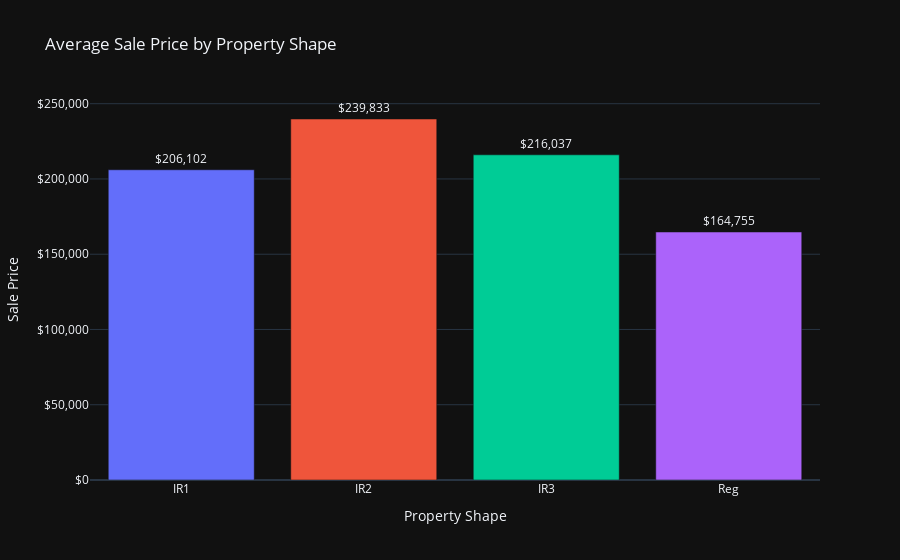

Notebook code cell kept with this figure:
### Code cell
# 4. Average sale price by property shape
colors = px.colors.qualitative.Plotly

shape_prices = df.groupby('LotShape')['SalePrice'].mean()
contour_prices = df.groupby('LandContour')['SalePrice'].mean()
# Shape Prices
fig7 = px.bar(x=shape_prices.index, y=shape_prices.values, title='Average Sale Price by Property Shape',
              template='plotly_dark', text=shape_prices.values)

fig7.update_traces(marker_color=colors, texttemplate='$%{text:,.0f}', textposition='outside')
fig7.update_yaxes(title='Sale Price', tickprefix='$', tickformat=',')
fig7.update_xaxes(title='Property Shape')
fig7.update_layout(showlegend=False)

# Contour Prices
fig8 = px.bar(x=contour_prices.index, y=contour_prices.values, title='Average Sale Price by Property Contour',
              template='plotly_dark', text=contour_prices.values)

fig8.update_traces(marker_color=colors, texttemplate='$%{text:,.0f}', textposition='outside')
fig8.update_yaxes(title='Sale Price', tickprefix='$', tickformat=',')
fig8.update_xaxes(title='Property Contour')
fig8.update_layout(showlegend=False)

fig7.show()
fig8.show()

### Figure 1 — Plotly figure (JSON) as saved in the notebook; plotly's stock layout.template omitted (floating-point values rounded to 4 significant figures)
{"data": [{"hovertemplate": "x=%{x}<br>y=%{y}<br>text=%{text}<extra></extra>", "legendgroup": "", "marker": {"color": ["#636EFA", "#EF553B", "#00CC96", "#AB63FA", "#FFA15A", "#19D3F3", "#FF6692", "#B6E880", "#FF97FF", "#FECB52"], "pattern": {"shape": ""}}, "name": "", "orientation": "v", "showlegend": false, "text": [206100.0, 239800.0, 216000.0, 164800.0], "textposition": "outside", "texttemplate": "$%{text:,.0f}", "type": "bar", "x": ["IR1", "IR2", "IR3", "Reg"], "xaxis": "x", "y": [206100.0, 239800.0, 216000.0, 164800.0], "yaxis": "y"}], "layout": {"barmode": "relative", "legend": {"tracegroupgap": 0}, "showlegend": false, "title": {"text": "Average Sale Price by Property Shape"}, "xaxis": {"anchor": "y", "domain": [0, 1], "title": {"text": "Property Shape"}}, "yaxis": {"anchor": "x", "domain": [0, 1], "tickformat": ",", "tickprefix": "$", "title": {"text": "Sale Price"}}}}
